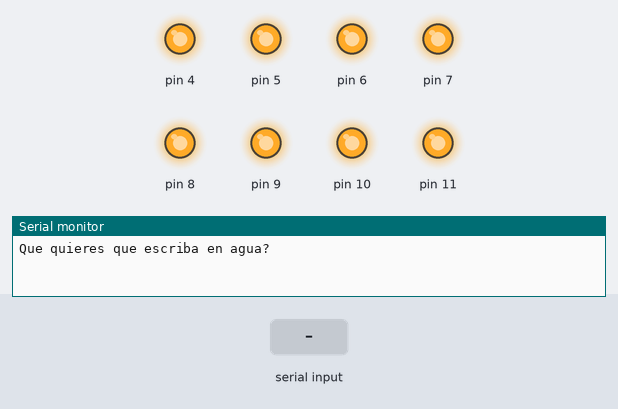
Bench run of a sketch on a simulated Arduino Uno, built with avr-gcc and run on an emulated ATmega328P. Shown: output pins drawn as LEDs (lit = HIGH), the last lines printed to the serial monitor. Dashed ring = blinking. The inputs (shaded band) are chosen by the test bench. Random numbers use the default seed unless the sketch sets one.

Above: at 1.2 s.
1.3 s: "H\n" received over Serial
At 1.75 s:
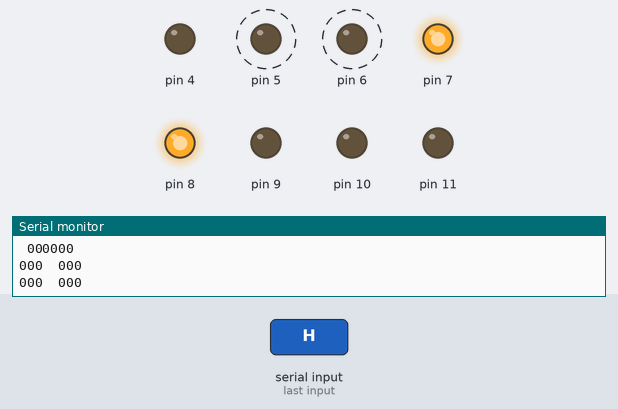
4.3 s: "b\n" received over Serial
At 5.44 s:
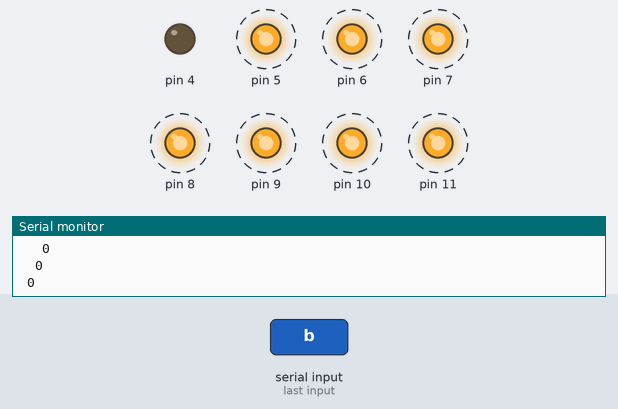
7.3 s: "B\n" received over Serial
At 10.0 s:
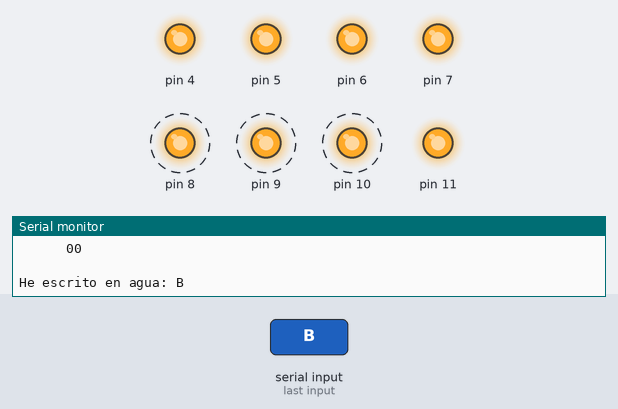
10.3 s: "x\n" received over Serial
At 11.97 s:
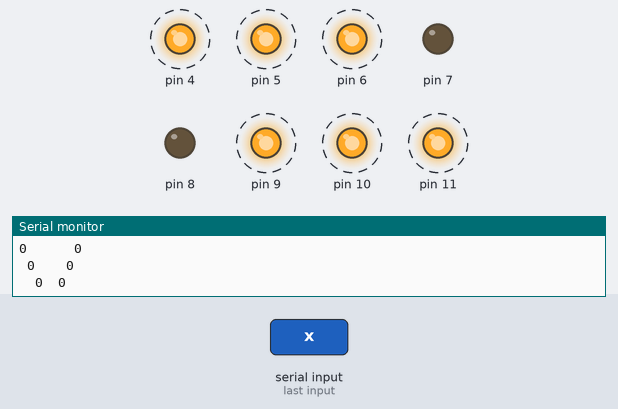
13.3 s: "X\n" received over Serial
At 15.9 s:
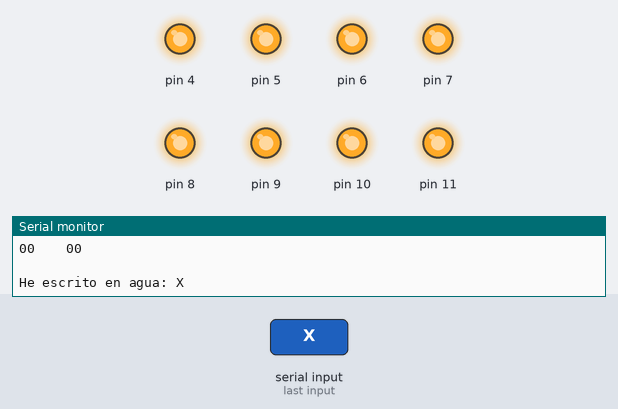
16.3 s: "c\n" received over Serial
At 17.35 s:
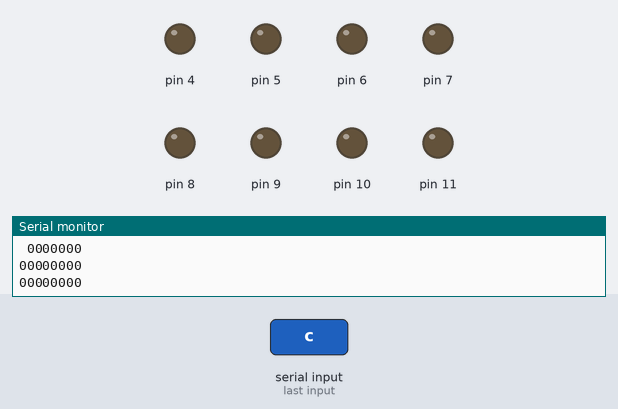
Timing chart, 0 to 19.5 s (numbered marks = the images above; inputs shaded):
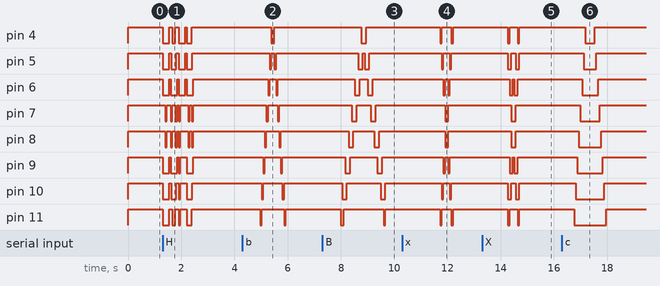

Measured:
- after the input at 1.3 s, pin 4: HIGH → LOW at once, → HIGH 0.24 s later, → LOW 0.12 s later, → HIGH 0.12 s later, … (8 changes in this stretch); pin 5: alternates HIGH for 0.09 s and LOW for 0.23 s, 8 changes in all, then stays HIGH, starting at once
- after the input at 4.3 s, pin 4: HIGH → LOW after 1.1 s, → HIGH 0.12 s later; pin 5: alternates HIGH for 0.12 s and LOW for 0.06 s, 4 changes in all, then stays HIGH, starting after 1.0 s
- after the input at 7.3 s, pin 4: HIGH → LOW after 1.5 s, → HIGH 0.18 s later; pin 5: alternates HIGH for 0.06 s and LOW for 0.18 s, 4 changes in all, then stays HIGH, starting after 1.3 s
- after the input at 10.3 s, pin 4: alternates HIGH for 0.36 s and LOW for 0.06 s, 4 changes in all, then stays HIGH, starting after 1.4 s; pin 5: alternates HIGH for 0.24 s and LOW for 0.06 s, 4 changes in all, then stays HIGH, starting after 1.5 s
- after the input at 13.3 s, pin 4: alternates HIGH for 0.30 s and LOW for 0.06 s, 4 changes in all, then stays HIGH, starting after 0.97 s; pin 5: alternates HIGH for 0.18 s and LOW for 0.12 s, 4 changes in all, then stays HIGH, starting after 0.97 s
- after the input at 16.3 s, pin 4: HIGH → LOW after 0.88 s, → HIGH 0.36 s later; pin 5: HIGH → LOW after 0.82 s, → HIGH 0.48 s later; pin 6: HIGH → LOW after 0.76 s, → HIGH 0.60 s later; pin 7: HIGH → LOW after 0.70 s, → HIGH 0.72 s later; pin 8: HIGH → LOW after 0.64 s, → HIGH 0.84 s later

The sketch:

FuenteControlada.ino
```cpp
/*//////////////////////////////////////////////////////////////////////////////
Fuente controlada que dibuja con Agua

Envía este texto por serie para ver una demo, cada letra es un efecto:
HHHbbbbbbBBBBxxxxxxxxxxxxXXXXXXXXXXXXcccCCC/////////////=====WWWWWVVVVVVVVyyyyyyyyyEE

07/5/2016 Alejandro Taracido Cano (@TCRobotics)
https://about.me/TCRobotics
///////////////////////////////////////////////////////////////////////////////*/

//#include <digitalWriteFast.h>

bool dot[8]={0,0,0,0,0,0,0,0};
#define OO true
#define XX false
#define _ true  //vacio
#define X false //agua


String inputString = "";         // a string to hold incoming data
boolean stringComplete = false;  // whether the string is complete
int timeDot = 60;


void setup() {
  Serial.begin(115200);
  inputString.reserve(200); // reserve 200 bytes for the inputString
  /*
  pinModeFast(4,OUTPUT);
  pinModeFast(5,OUTPUT);
  pinModeFast(6,OUTPUT);
  pinModeFast(7,OUTPUT);
  pinModeFast(8,OUTPUT);
  pinModeFast(9,OUTPUT);
  pinModeFast(10,OUTPUT);
  pinModeFast(11,OUTPUT);
  digitalWriteFast(4,true);
  digitalWriteFast(5,true);
  digitalWriteFast(6,true);
  digitalWriteFast(7,true);
  digitalWriteFast(8,true);
  digitalWriteFast(9,true);
  digitalWriteFast(10,true);
  digitalWriteFast(11,true);
  */
  pinMode(4,OUTPUT);
  pinMode(5,OUTPUT);
  pinMode(6,OUTPUT);
  pinMode(7,OUTPUT);
  pinMode(8,OUTPUT);
  pinMode(9,OUTPUT);
  pinMode(10,OUTPUT);
  pinMode(11,OUTPUT);
  digitalWrite(4,true);
  digitalWrite(5,true);
  digitalWrite(6,true);
  digitalWrite(7,true);
  digitalWrite(8,true);
  digitalWrite(9,true);
  digitalWrite(10,true);
  digitalWrite(11,true);
  Serial.println("Que quieres que escriba en agua?");
}

void loop() {
 // print the string when a newline arrives:
  if (stringComplete)
  {
    for (int i=0; i <= inputString.length(); i++)
    {
      if (inputString.charAt(i) == 'H')
      {
        timeDot = 30;
        waterPrint( X,X,X,_,_,X,X,X ,timeDot);
        waterPrint( X,X,X,_,_,X,X,X ,timeDot);
        waterPrint( X,X,X,_,_,X,X,X ,timeDot);
        waterPrint( X,X,X,X,X,X,X,X ,timeDot);
        waterPrint( X,X,X,X,X,X,X,X ,timeDot);
        waterPrint( X,X,X,_,_,X,X,X ,timeDot);
        waterPrint( X,X,X,_,_,X,X,X ,timeDot);
        waterPrint( X,X,X,_,_,X,X,X ,timeDot);
        waterPrint( _,_,_,_,_,_,_,_ ,timeDot);
        waterPrint( _,_,_,_,_,_,_,_ ,timeDot);
        waterPrint( _,_,X,X,X,X,_,_ ,timeDot);
        waterPrint( _,X,X,X,X,X,X,_ ,timeDot);
        waterPrint( X,X,X,_,_,X,X,X ,timeDot);
        waterPrint( X,X,X,_,_,X,X,X ,timeDot);
        waterPrint( X,X,X,_,_,X,X,X ,timeDot);
        waterPrint( X,X,X,_,_,X,X,X ,timeDot);
        waterPrint( _,X,X,X,X,X,X,_ ,timeDot);
        waterPrint( _,_,X,X,X,X,_,_ ,timeDot);
        waterPrint( _,_,_,_,_,_,_,_ ,timeDot);
        waterPrint( _,_,_,_,_,_,_,_ ,timeDot);
        waterPrint( X,X,X,X,X,X,X,X ,timeDot);
        waterPrint( X,X,X,X,X,X,X,X ,timeDot);
        waterPrint( X,X,X,_,_,_,_,_ ,timeDot);
        waterPrint( X,X,X,_,_,_,_,_ ,timeDot);
        waterPrint( X,X,X,_,_,_,_,_ ,timeDot);
        waterPrint( X,X,X,_,_,_,_,_ ,timeDot);
        waterPrint( X,X,X,_,_,_,_,_ ,timeDot);
        waterPrint( X,X,X,_,_,_,_,_ ,timeDot);
        waterPrint( _,_,_,_,_,_,_,_ ,timeDot);
        waterPrint( _,_,_,_,_,_,_,_ ,timeDot);
        waterPrint( X,X,X,_,_,X,X,X ,timeDot);
        waterPrint( X,X,X,_,_,X,X,X ,timeDot);
        waterPrint( X,X,X,X,X,X,X,X ,timeDot);
        waterPrint( X,X,X,X,X,X,X,X ,timeDot);
        waterPrint( X,X,X,_,_,X,X,X ,timeDot);
        waterPrint( X,X,X,_,_,X,X,X ,timeDot);
        waterPrint( _,X,X,X,X,X,X,_ ,timeDot);
        waterPrint( _,_,X,X,X,X,_,_ ,timeDot);
        waterPrint( _,_,_,_,_,_,_,_ ,timeDot);
        waterPrint( _,_,_,_,_,_,_,_ ,timeDot);
        waterPrint( _,_,_,_,_,_,_,_ ,timeDot);
        waterPrint( _,_,_,_,_,_,_,_ ,timeDot);
        waterPrint( _,_,_,_,_,_,_,_ ,timeDot);
        waterPrint( _,_,_,_,_,_,_,_ ,timeDot);
        waterPrint( _,_,_,_,_,_,_,_ ,timeDot);
        waterPrint( _,_,_,_,_,_,_,_ ,timeDot);
        waterPrint( _,_,_,_,_,_,_,_ ,timeDot);
        waterPrint( _,_,_,_,_,_,_,_ ,timeDot);
        waterPrint( _,_,_,_,_,_,_,_ ,timeDot);
        waterPrint( _,_,_,_,_,_,_,_ ,timeDot);
        waterPrint( _,_,_,_,_,_,_,_ ,timeDot);
        waterPrint( _,_,_,_,_,_,_,_ ,timeDot);
        waterPrint( _,_,_,_,_,_,_,_ ,timeDot);
        waterPrint( _,_,_,_,_,_,_,_ ,timeDot);
      }
      if (inputString.charAt(i) == 'b') //BARRIDO VA Y VUELVE
      {
        timeDot = 60;
        waterPrint( _,_,_,_,_,_,_,X ,timeDot);
        waterPrint( _,_,_,_,_,_,X,_ ,timeDot);
        waterPrint( _,_,_,_,_,X,_,_ ,timeDot);
        waterPrint( _,_,_,_,X,_,_,_ ,timeDot);
        waterPrint( _,_,_,X,_,_,_,_ ,timeDot);
        waterPrint( _,_,X,_,_,_,_,_ ,timeDot);
        waterPrint( _,X,_,_,_,_,_,_ ,timeDot);
        waterPrint( X,_,_,_,_,_,_,_ ,timeDot);
        waterPrint( X,_,_,_,_,_,_,_ ,timeDot);
        waterPrint( _,X,_,_,_,_,_,_ ,timeDot);
        waterPrint( _,_,X,_,_,_,_,_ ,timeDot);
        waterPrint( _,_,_,X,_,_,_,_ ,timeDot);
        waterPrint( _,_,_,_,X,_,_,_ ,timeDot);
        waterPrint( _,_,_,_,_,X,_,_ ,timeDot);
        waterPrint( _,_,_,_,_,_,X,_ ,timeDot);
        waterPrint( _,_,_,_,_,_,_,X ,timeDot);
      }
      if (inputString.charAt(i) == 'B') //BARRIDO VA Y VUELVE MAGRANDE
      {
        timeDot = 60;
        waterPrint( _,_,_,_,_,_,_,X ,timeDot);
        waterPrint( _,_,_,_,_,_,X,X ,timeDot);
        waterPrint( _,_,_,_,_,_,X,_ ,timeDot);
        waterPrint( _,_,_,_,_,X,X,_ ,timeDot);
        waterPrint( _,_,_,_,_,X,_,_ ,timeDot);
        waterPrint( _,_,_,_,X,X,_,_ ,timeDot);
        waterPrint( _,_,_,_,X,_,_,_ ,timeDot);
        waterPrint( _,_,_,X,X,_,_,_ ,timeDot);
        waterPrint( _,_,_,X,_,_,_,_ ,timeDot);
        waterPrint( _,_,X,X,_,_,_,_ ,timeDot);
        waterPrint( _,_,X,_,_,_,_,_ ,timeDot);
        waterPrint( _,X,X,_,_,_,_,_ ,timeDot);
        waterPrint( _,X,_,_,_,_,_,_ ,timeDot);
        waterPrint( X,X,_,_,_,_,_,_ ,timeDot);
        waterPrint( X,_,_,_,_,_,_,_ ,timeDot);
        waterPrint( X,X,_,_,_,_,_,_ ,timeDot);
        waterPrint( _,X,_,_,_,_,_,_ ,timeDot);
        waterPrint( _,X,X,_,_,_,_,_ ,timeDot);
        waterPrint( _,_,X,_,_,_,_,_ ,timeDot);
        waterPrint( _,_,X,X,_,_,_,_ ,timeDot);
        waterPrint( _,_,_,X,_,_,_,_ ,timeDot);
        waterPrint( _,_,_,X,X,_,_,_ ,timeDot);
        waterPrint( _,_,_,_,X,_,_,_ ,timeDot);
        waterPrint( _,_,_,_,X,X,_,_ ,timeDot);
        waterPrint( _,_,_,_,_,X,_,_ ,timeDot);
        waterPrint( _,_,_,_,_,X,X,_ ,timeDot);
        waterPrint( _,_,_,_,_,_,X,_ ,timeDot);
        waterPrint( _,_,_,_,_,_,X,X ,timeDot);
      }
      if (inputString.charAt(i) == 'x') //BARRIDO VA Y VUELVE
      {
        timeDot = 60;
        waterPrint( X,_,_,_,_,_,_,X ,timeDot);
        waterPrint( _,X,_,_,_,_,X,_ ,timeDot);
        waterPrint( _,_,X,_,_,X,_,_ ,timeDot);
        waterPrint( _,_,_,X,X,_,_,_ ,timeDot);
        waterPrint( _,_,_,X,X,_,_,_ ,timeDot);
        waterPrint( _,_,X,_,_,X,_,_ ,timeDot);
        waterPrint( _,X,_,_,_,_,X,_ ,timeDot);
        waterPrint( X,_,_,_,_,_,_,X ,timeDot);
      }
      if (inputString.charAt(i) == 'X') //BARRIDO VA Y VUELVE
      {
        timeDot = 60;
        waterPrint( X,X,_,_,_,_,X,X ,timeDot);
        waterPrint( _,X,X,_,_,X,X,_ ,timeDot);
        waterPrint( _,_,X,X,X,X,_,_ ,timeDot);
        waterPrint( _,_,_,X,X,_,_,_ ,timeDot);
        waterPrint( _,_,X,X,X,X,_,_ ,timeDot);
        waterPrint( _,X,X,_,_,X,X,_ ,timeDot);
        waterPrint( X,X,_,_,_,_,X,X ,timeDot);
      }
      if (inputString.charAt(i) == 'c') //CORTINA IZQUIERDA
      {
        timeDot = 60;
        waterPrint( _,_,_,_,_,_,_,X ,timeDot);
        waterPrint( _,_,_,_,_,_,X,X ,timeDot);
        waterPrint( _,_,_,_,_,X,X,X ,timeDot);
        waterPrint( _,_,_,_,X,X,X,X ,timeDot);
        waterPrint( _,_,_,X,X,X,X,X ,timeDot);
        waterPrint( _,_,X,X,X,X,X,X ,timeDot);
        waterPrint( _,X,X,X,X,X,X,X ,timeDot);
        waterPrint( X,X,X,X,X,X,X,X ,timeDot);
        waterPrint( X,X,X,X,X,X,X,X ,timeDot);
        waterPrint( X,X,X,X,X,X,X,X ,timeDot);
        waterPrint( X,X,X,X,X,X,X,X ,timeDot);
        waterPrint( X,X,X,X,X,X,X,X ,timeDot);
        waterPrint( X,X,X,X,X,X,X,X ,timeDot);
        waterPrint( _,X,X,X,X,X,X,X ,timeDot);
        waterPrint( _,_,X,X,X,X,X,X ,timeDot);
        waterPrint( _,_,_,X,X,X,X,X ,timeDot);
        waterPrint( _,_,_,_,X,X,X,X ,timeDot);
        waterPrint( _,_,_,_,_,X,X,X ,timeDot);
        waterPrint( _,_,_,_,_,_,X,X ,timeDot);
        waterPrint( _,_,_,_,_,_,_,X ,timeDot);
      }
      if (inputString.charAt(i) == 'C') //CORTINA IZQUIERDA
      {
        timeDot = 60;
        waterPrint( X,_,_,_,_,_,_,_ ,timeDot);
        waterPrint( X,X,_,_,_,_,_,_ ,timeDot);
        waterPrint( X,X,X,_,_,_,_,_ ,timeDot);
        waterPrint( X,X,X,X,_,_,_,_ ,timeDot);
        waterPrint( X,X,X,X,X,_,_,_ ,timeDot);
        waterPrint( X,X,X,X,X,X,_,_ ,timeDot);
        waterPrint( X,X,X,X,X,X,X,_ ,timeDot);
        waterPrint( X,X,X,X,X,X,X,X ,timeDot);
        waterPrint( X,X,X,X,X,X,X,X ,timeDot);
        waterPrint( X,X,X,X,X,X,X,X ,timeDot);
        waterPrint( X,X,X,X,X,X,X,X ,timeDot);
        waterPrint( X,X,X,X,X,X,X,X ,timeDot);
        waterPrint( X,X,X,X,X,X,X,X ,timeDot);
        waterPrint( X,X,X,X,X,X,X,_ ,timeDot);
        waterPrint( X,X,X,X,X,X,_,_ ,timeDot);
        waterPrint( X,X,X,X,X,_,_,_ ,timeDot);
        waterPrint( X,X,X,X,_,_,_,_ ,timeDot);
        waterPrint( X,X,X,_,_,_,_,_ ,timeDot);
        waterPrint( X,X,_,_,_,_,_,_ ,timeDot);
        waterPrint( X,_,_,_,_,_,_,_ ,timeDot);
      }
      if (inputString.charAt(i) == '/') //CORTINA IZQUIERDA
      {
        timeDot = 65;
        waterPrint( X,X,X,X,_,_,_,X ,timeDot);
        waterPrint( X,X,X,_,_,_,X,X ,timeDot);
        waterPrint( X,X,_,_,_,X,X,X ,timeDot);
        waterPrint( X,_,_,_,X,X,X,X ,timeDot);
        waterPrint( _,_,_,X,X,X,X,_ ,timeDot);
        waterPrint( _,_,X,X,X,X,_,_ ,timeDot);
        waterPrint( _,X,X,X,X,_,_,_ ,timeDot);
      }
      if (inputString.charAt(i) == 'y') //lluvia
      {
        timeDot = 40;
        waterPrint( random(0,2),random(0,2),random(0,2),random(0,2),random(0,2),random(0,2),random(0,2),random(0,2) ,timeDot);
        waterPrint( random(0,2),random(0,2),random(0,2),random(0,2),random(0,2),random(0,2),random(0,2),random(0,2) ,timeDot);
        waterPrint( random(0,2),random(0,2),random(0,2),random(0,2),random(0,2),random(0,2),random(0,2),random(0,2) ,timeDot);
        waterPrint( random(0,2),random(0,2),random(0,2),random(0,2),random(0,2),random(0,2),random(0,2),random(0,2) ,timeDot);
        waterPrint( random(0,2),random(0,2),random(0,2),random(0,2),random(0,2),random(0,2),random(0,2),random(0,2) ,timeDot);
        waterPrint( random(0,2),random(0,2),random(0,2),random(0,2),random(0,2),random(0,2),random(0,2),random(0,2) ,timeDot);
        waterPrint( random(0,2),random(0,2),random(0,2),random(0,2),random(0,2),random(0,2),random(0,2),random(0,2) ,timeDot);
        waterPrint( random(0,2),random(0,2),random(0,2),random(0,2),random(0,2),random(0,2),random(0,2),random(0,2) ,timeDot);
      }
      if (inputString.charAt(i) == '=') //BARRAS
      {
        timeDot = 80;
        waterPrint( X,X,X,X,X,X,X,X ,timeDot);
        waterPrint( _,_,_,_,_,_,_,_ ,timeDot);
        waterPrint( X,X,X,X,X,X,X,X ,timeDot);
        waterPrint( _,_,_,_,_,_,_,_ ,timeDot);
        waterPrint( X,X,X,X,X,X,X,X ,timeDot);
        waterPrint( _,_,_,_,_,_,_,_ ,timeDot);
        waterPrint( X,X,X,X,X,X,X,X ,timeDot);
        waterPrint( _,_,_,_,_,_,_,_ ,timeDot);
      }
      if (inputString.charAt(i) == 'W') //cuadrados
      {
        timeDot = 200;
        waterPrint( X,X,X,X,X,X,X,X ,timeDot);
        waterPrint( _,_,_,_,_,_,_,_ ,timeDot);
      }
      if (inputString.charAt(i) == 'E') //Vaciar
      {
        timeDot = 1000;
        waterPrint( X,X,X,X,X,X,X,X ,timeDot);
      }
      if (inputString.charAt(i) == 'V') //FLECHAS
      {
        timeDot = 30;
        waterPrint( _,_,_,X,X,_,_,_ ,timeDot);
        waterPrint( _,_,X,X,X,X,_,_ ,timeDot);
        waterPrint( _,X,X,X,X,X,X,_ ,timeDot);
        waterPrint( X,X,X,X,X,X,X,X ,timeDot);
        waterPrint( X,X,X,X,X,X,X,X ,timeDot);
        waterPrint( X,X,X,_,_,X,X,X ,timeDot);
        waterPrint( X,X,_,_,_,_,X,X ,timeDot);
        waterPrint( X,_,_,_,_,_,_,X ,timeDot);
        waterPrint( _,_,_,_,_,_,_,_ ,timeDot);
        waterPrint( _,_,_,_,_,_,_,_ ,timeDot);
        waterPrint( _,_,_,_,_,_,_,_ ,timeDot);
        waterPrint( _,_,_,_,_,_,_,_ ,timeDot);
      }
      if (inputString.charAt(i) == ' ')
      {
        timeDot = 30;
        waterPrint( _,_,_,_,_,_,_,_ ,timeDot);
        waterPrint( _,_,_,_,_,_,_,_ ,timeDot);
      }
    }
    waterPrint( _,_,_,_,_,_,_,_ ,timeDot);
    Serial.print("He escrito en agua: ");
    Serial.println(inputString);
    // clear the string:
    inputString = "";
    stringComplete = false;
    delay(2000);
    Serial.println("Que quieres que escriba en agua?");
  }
}

void serialEvent() {
  while (Serial.available()) {
    // get the new byte:
    char inChar = (char)Serial.read();
    // add it to the inputString:
    inputString += inChar;
    // if the incoming character is a newline, set a flag
    // so the main loop can do something about it:
    if (inChar == '\n') {
      stringComplete = true;
    }
  }
}

void waterPrint( boolean x0, boolean x1, boolean x2, boolean x3, boolean x4, boolean x5, boolean x6, boolean x7, int timeDot) {
  /*
  digitalWriteFast(4,x0);
  digitalWriteFast(5,x1);
  digitalWriteFast(6,x2);
  digitalWriteFast(7,x3);
  digitalWriteFast(8,x4);
  digitalWriteFast(9,x5);
  digitalWriteFast(10,x6);
  digitalWriteFast(11,x7);
  */
  digitalWrite(4,x0);
  digitalWrite(5,x1);
  digitalWrite(6,x2);
  digitalWrite(7,x3);
  digitalWrite(8,x4);
  digitalWrite(9,x5);
  digitalWrite(10,x6);
  digitalWrite(11,x7);
  delay(timeDot);

  if(!x0)  Serial.print("0");
  else        Serial.print(" ");
  if(!x1)  Serial.print("0");
  else        Serial.print(" ");
  if(!x2)  Serial.print("0");
  else        Serial.print(" ");
  if(!x3)  Serial.print("0");
  else        Serial.print(" ");
  if(!x4)  Serial.print("0");
  else        Serial.print(" ");
  if(!x5)  Serial.print("0");
  else        Serial.print(" ");
  if(!x6)  Serial.print("0");
  else        Serial.print(" ");
  if(!x7)  Serial.println("0");
  else        Serial.println(" ");
}
```
